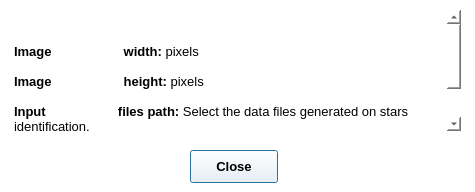
<?xml version="1.0" encoding="UTF-8"?>
<ui version="4.0">
    <class>help_center</class>
    <widget class="QDialog" name="help_center">
        <property name="geometry">
            <rect>
                <x>0</x>
                <y>0</y>
                <width>475</width>
                <height>192</height>
            </rect>
        </property>
        <property name="windowTitle">
            <string>Calculate center and calibration matrix - Help</string>
        </property>
        <property name="windowIcon">
            <iconset resource="../img/resource.qrc">
                <normaloff>:/img/logo_app-64.png</normaloff>:/img/logo_app-64.png
            </iconset>
        </property>
        <property name="styleSheet">
            <string notr="true">background-color: rgb(255, 255, 255)</string>
        </property>
        <widget class="QTextBrowser" name="help_manual">
            <property name="geometry">
                <rect>
                    <x>10</x>
                    <y>10</y>
                    <width>451</width>
                    <height>121</height>
                </rect>
            </property>
            <property name="font">
                <font>
                    <family>Arial</family>
                    <pointsize>10</pointsize>
                </font>
            </property>
            <property name="frameShape">
                <enum>QFrame::NoFrame</enum>
            </property>
            <property name="frameShadow">
                <enum>QFrame::Plain</enum>
            </property>
            <property name="lineWidth">
                <number>0</number>
            </property>
            <property name="html">
                <string>&lt;!DOCTYPE HTML PUBLIC &quot;-//W3C//DTD HTML 4.0//EN&quot; &quot;http://www.w3.org/TR/REC-html40/strict.dtd&quot;&gt;
                    &lt;html&gt;&lt;head&gt;&lt;meta name=&quot;qrichtext&quot; content=&quot;1&quot; /&gt;&lt;style
                    type=&quot;text/css&quot;&gt;
                    p, li { white-space: pre-wrap; }
                    &lt;/style&gt;&lt;/head&gt;&lt;body style=&quot; font-family:'Arial'; font-size:10pt;
                    font-weight:400; font-style:normal;&quot;&gt;
                    &lt;p style=&quot; margin-top:0px; margin-bottom:0px; margin-left:0px; margin-right:0px;
                    -qt-block-indent:0; text-indent:0px;&quot;&gt;&lt;span style=&quot; font-weight:600;&quot;&gt;Image
                    width:&lt;/span&gt; pixels&lt;/p&gt;
                    &lt;p style=&quot;-qt-paragraph-type:empty; margin-top:0px; margin-bottom:0px; margin-left:0px;
                    margin-right:0px; -qt-block-indent:0; text-indent:0px;&quot;&gt;&lt;br /&gt;&lt;/p&gt;
                    &lt;p style=&quot; margin-top:0px; margin-bottom:0px; margin-left:0px; margin-right:0px;
                    -qt-block-indent:0; text-indent:0px;&quot;&gt;&lt;span style=&quot; font-weight:600;&quot;&gt;Image
                    height:&lt;/span&gt; pixels&lt;/p&gt;
                    &lt;p style=&quot;-qt-paragraph-type:empty; margin-top:0px; margin-bottom:0px; margin-left:0px;
                    margin-right:0px; -qt-block-indent:0; text-indent:0px;&quot;&gt;&lt;br /&gt;&lt;/p&gt;
                    &lt;p style=&quot; margin-top:0px; margin-bottom:0px; margin-left:0px; margin-right:0px;
                    -qt-block-indent:0; text-indent:0px;&quot;&gt;&lt;span style=&quot; font-weight:600;&quot;&gt;Input
                    files path:&lt;/span&gt; Select the data files generated on stars identification.&lt;/p&gt;
                    &lt;p style=&quot;-qt-paragraph-type:empty; margin-top:0px; margin-bottom:0px; margin-left:0px;
                    margin-right:0px; -qt-block-indent:0; text-indent:0px;&quot;&gt;&lt;br /&gt;&lt;/p&gt;
                    &lt;p style=&quot; margin-top:0px; margin-bottom:0px; margin-left:0px; margin-right:0px;
                    -qt-block-indent:0; text-indent:0px;&quot;&gt;&lt;span style=&quot; font-weight:600;&quot;&gt;Save
                    azimuth and zenith matrix:&lt;/span&gt; Select the path to save each matrix file.&lt;/p&gt;&lt;/body&gt;&lt;/html&gt;
                </string>
            </property>
        </widget>
        <widget class="QPushButton" name="close_btn">
            <property name="geometry">
                <rect>
                    <x>190</x>
                    <y>150</y>
                    <width>88</width>
                    <height>33</height>
                </rect>
            </property>
            <property name="font">
                <font>
                    <pointsize>10</pointsize>
                    <weight>75</weight>
                    <bold>true</bold>
                </font>
            </property>
            <property name="text">
                <string>Close</string>
            </property>
        </widget>
    </widget>
    <resources>
        <include location="../img/resource.qrc"/>
    </resources>
    <connections/>
</ui>
